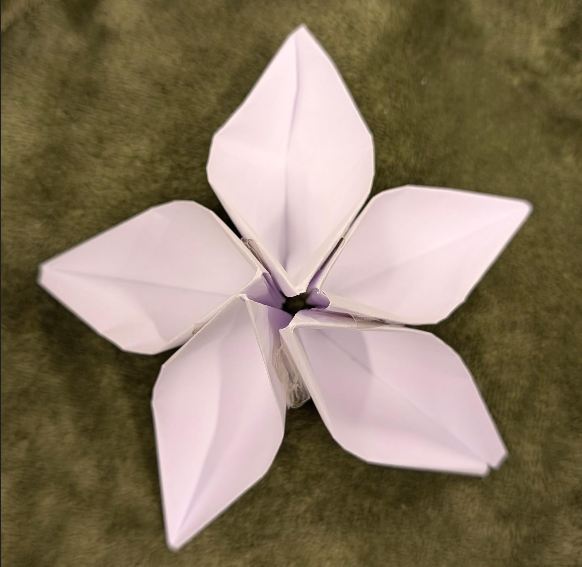
#> input picture flowerCopy.png, 582 x 567 px
$ python image_processing_test.py
#> lines starting #> are read from the running program, lines starting #| are printed output that depends on the picture; after the words box and inside, x2 and y2 are one past the last pixel; in counts of white or black regions, pixels touching at a corner belong together
#> further down, image is the input picture: shape (567, 582, 3); mean B, G, R 100.1, 121.9, 137.2
import cv2
import numpy as np
def detect_origami_petals(image):
    if image is None or image.size == 0:
        print("Error: Invalid image.")
        return []

    # 2. Convert to grayscale and apply Gaussian blur to smooth out minor paper textures
    gray = cv2.cvtColor(image, cv2.COLOR_BGR2GRAY)
    blurred = cv2.GaussianBlur(gray, (7, 7), 4)

    # 3. Perform Canny edge detection
    edges = cv2.Canny(blurred, 40, 150)
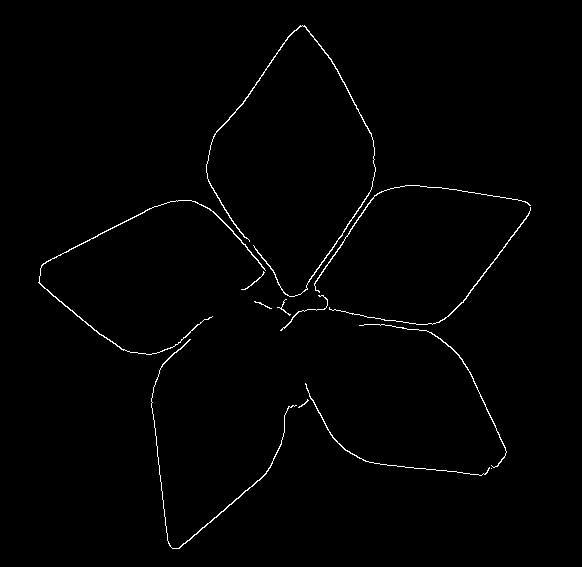
#> edges: shape (567, 582); 1% white in thin lines or dots, all inside (x1, y1, x2, y2) = (38, 25, 531, 549)

    # 4. Find contours from the edge-detected image
    contours, _ = cv2.findContours(edges, cv2.RETR_EXTERNAL, cv2.CHAIN_APPROX_SIMPLE)
#> contours = 13 contours, 5 with area under 20; largest, box (x1, y1, x2, y2) and area: (206, 25, 376, 297) 266, (38, 200, 266, 355) 198, (151, 339, 297, 549) 122, (329, 207, 531, 325) 85, (359, 324, 507, 468) 72, (314, 185, 531, 293) 64, (305, 383, 490, 476) 52, (280, 295, 328, 331) 22

    # 5. Filter contours to isolate petals
    petal_overlay = image.copy()
    petal_count = 0
    petals = []
    petal_coords = []

    for contour in contours:
        # Calculate area to filter out tiny specks or the entire flower border
        area = cv2.contourArea(contour)

        # Adjust these area bounds based on your image resolution and flower size
        if 30 < area < 400:
            # Approximate the contour shape to smooth out jagged edges
            peri = cv2.arcLength(contour, True)
            approx = cv2.approxPolyDP(contour, 0.02 * peri, True)

            #separating petals in their own images
            x, y, w, h = cv2.boundingRect(approx)
            petal_crop = image[y-10:y + h + 10, x-10:x + w + 10]

            if w > 150 or h > 150:

                if len(petals) == 0:
                    petals.append(petal_crop)
                    petal_coords.append([x, y])

                    # Draw the detected petal contour in green
                    cv2.drawContours(petal_overlay, [approx], -1, (0, 255, 0), 2)
                    petal_count += 1

                else:
                    duplicate = False
                    for coords in petal_coords:
                        x1, y1 = coords
                        if (x1 - x < 20) & (y1 - y < 20) == True:
                            duplicate = True

                    if duplicate == False:
                        petals.append(petal_crop)
                        petal_coords.append([x, y])

                        # Draw the detected petal contour in green
                        cv2.drawContours(petal_overlay, [approx], -1, (0, 255, 0), 2)
                        petal_count += 1
#> this loop made 13 passes
#> (area, peri, approx, x, y, w, h) on passes 10, 12: (85, 551.1, [[530, 207], [438, 322], [329, 309], [439, 322]], 329, 207, 202, 116), (64, 587, [[530, 205], [381, 191], [315, 290], [384, 190]], 315, 190, 216, 101)
#> (area, peri, x, y, w, h) on passes 3, 4, 5, 11, 13: (51.5, 487.1, 305, 383, 185, 86), (121.5, 893.6, 151, 339, 146, 210), (72, 509.9, 359, 325, 147, 142), (198, 1048.8, 38, 200, 228, 155), (266.5, 1379.8, 206, 25, 170, 272)
#> pass 3, in detect_origami_petals, `petal_crop = image[y-10:y + h + 10, x-10:x + w + 10]`:
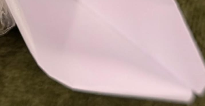
#> petal_crop: shape (106, 205, 3); mean B, G, R 153.3, 156.6, 177.6
#> after the loop:
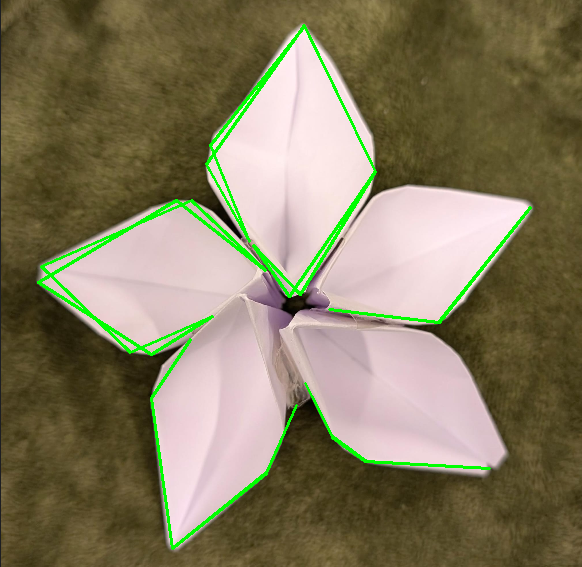
#> petal_overlay: shape (567, 582, 3); 2.64% of pixels changed, all inside (x1, y1, x2, y2) = (37, 24, 532, 550)
#> after the loop, petal_coords = [[305, 383], [151, 339], [329, 207], [38, 200], [206, 25]]; petal_count = 5; petals = 5 items

    #order the petals
    if len(petals) != 5:
        print(f"Expected 5 petals, detected {len(petals)}")
        return []

    combined_list = []
    for i in range(5):
        combined_list.append((petal_coords[i][0],petal_coords[i][1], petals[i]))
#> after the loop, combined_list = 5 items

    for i in range(5):
        swapped = False
        for j in range(0, 5 - i - 1):
            if combined_list[j][1] > combined_list[j + 1][1]:
                combined_list[j], combined_list[j + 1] = combined_list[j + 1], combined_list[j]
                swapped = True
        if not swapped:
            break
    if combined_list[1][0] > combined_list[2][0]:
        combined_list[1], combined_list[2] = combined_list[2], combined_list[1]
    if combined_list[3][0] > combined_list[4][0]:
        combined_list[3], combined_list[4] = combined_list[4], combined_list[3]

    # Extract the petal images in their new order
    petals = [item[2] for item in combined_list]
    print(f"Detected approximately {petal_count} petal-like regions.")
#| Detected approximately 5 petal-like regions.

    # 6. Display the results
    #cv2.imshow('Original Image', image)
    cv2.imshow('Canny Edges', edges)
    cv2.imshow('Detected Petals', petal_overlay)
    cv2.imshow('Petal1', petals[0])
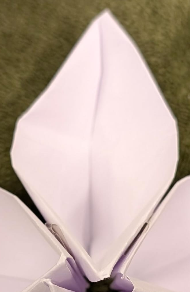
#> window 'Petal1': shape (292, 190, 3); mean B, G, R 162.9, 173.2, 191.8
    cv2.imshow('Petal2', petals[1])
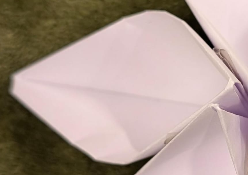
#> window 'Petal2': shape (175, 248, 3); mean B, G, R 145.2, 153.8, 172.7
    cv2.imshow('Petal3', petals[2])
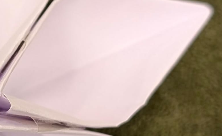
#> window 'Petal3': shape (136, 222, 3); mean B, G, R 168.6, 176.1, 195.8
    cv2.imshow('Petal4', petals[3])
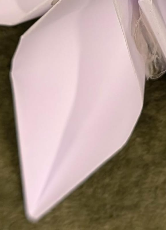
#> window 'Petal4': shape (230, 166, 3); mean B, G, R 140.2, 149.1, 168.9
    cv2.imshow('Petal5', petals[4])
    # [4 lines of commented-out code are left out]


    cv2.waitKey(0)
    cv2.destroyAllWindows()
    return petals


if __name__ == "__main__":
    image = cv2.imread("flowerCopy.png")
    detect_origami_petals(image)
